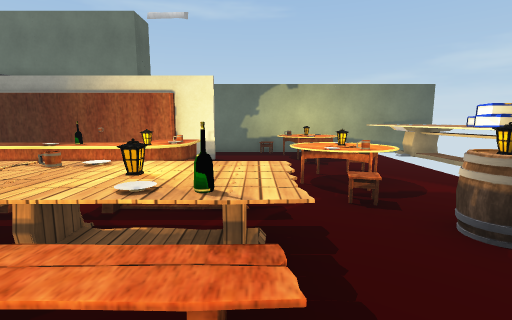
[1] (above)

21 first-person views from a walk through a Unity game level. The camera is 1.4 m above the floor, tilts 8° down and sees 85° across. The floor is counted in squares, 1.2 m on a side. Each view is taken from the middle of a square. On the plan, view 1 faces up. The plan holds only what a view shows up to about 12 squares ahead; the rest is blank. The place goes on beyond the plan. The player character is not drawn. Some animated figures are not drawn. Some surface patterns are stand-ins.

[2]
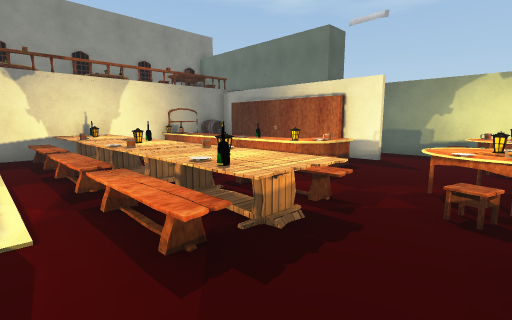

[3]
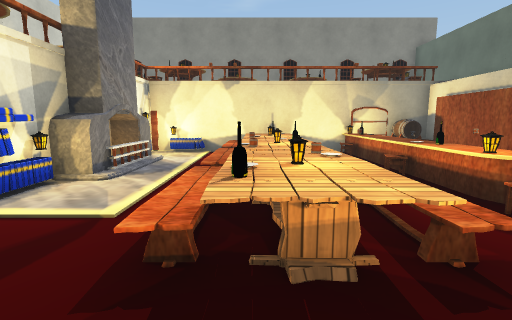

[4]
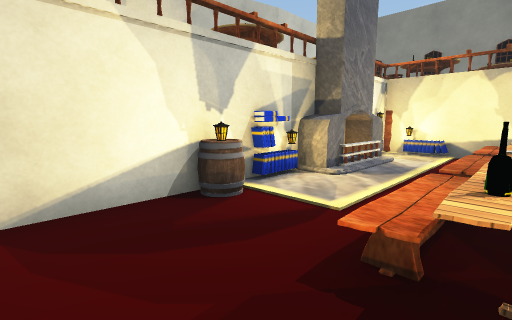

[5]
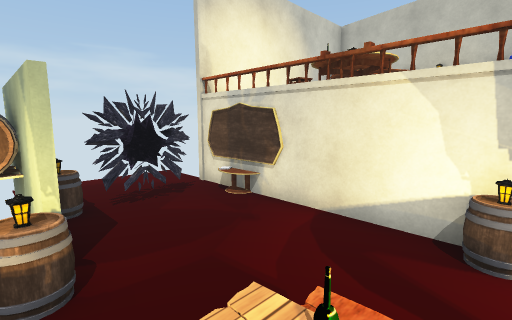

[6]
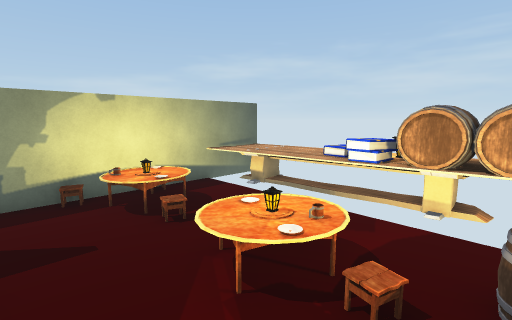

[7]
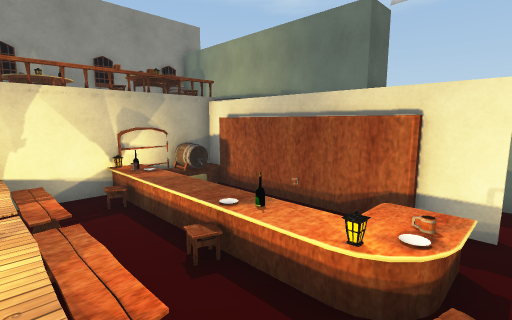

[8]
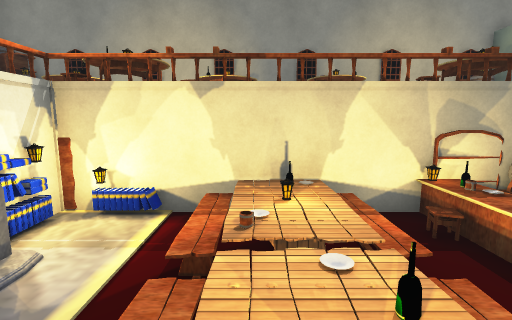

[9]
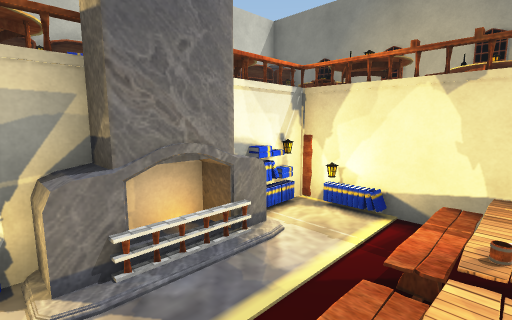

[10]
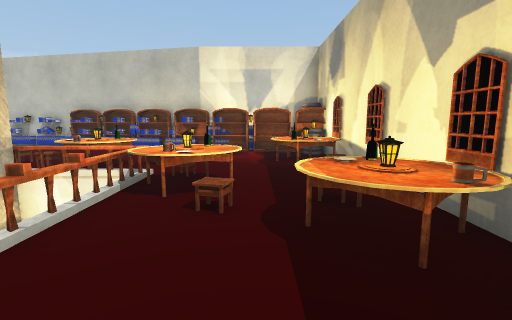

[11]
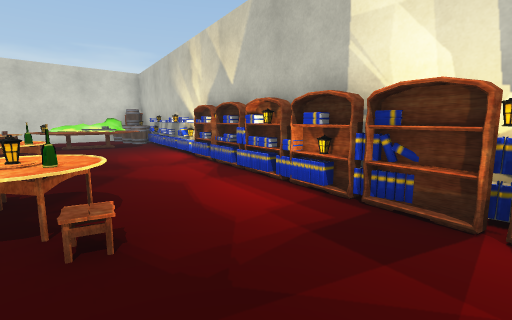

[12]
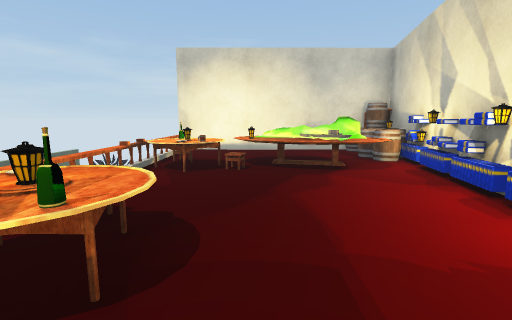

[13]
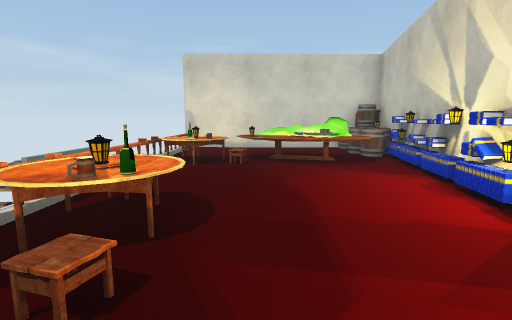

[14]
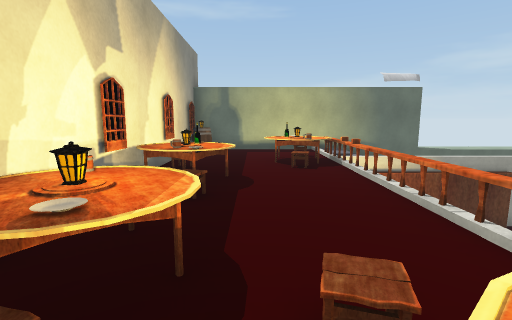

[15]
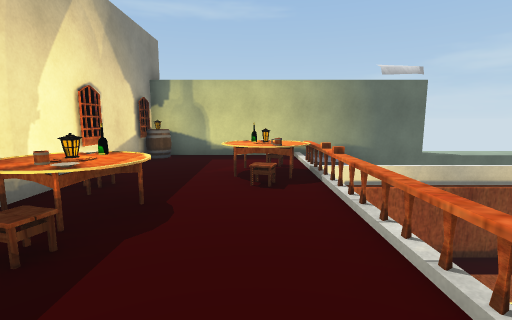

[16]
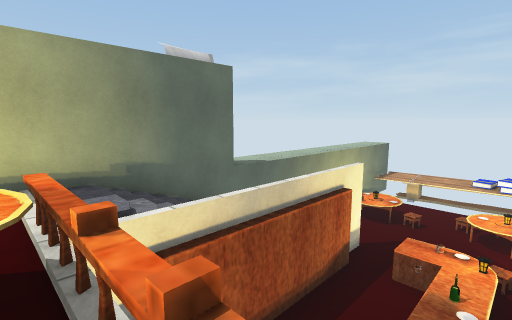

[17]
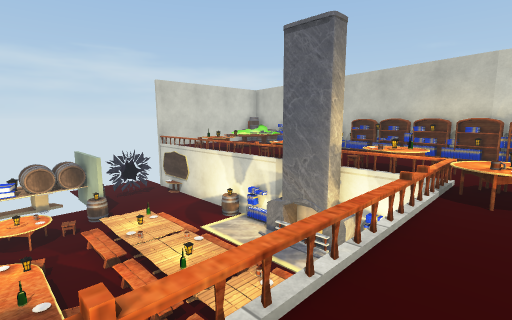

[18]
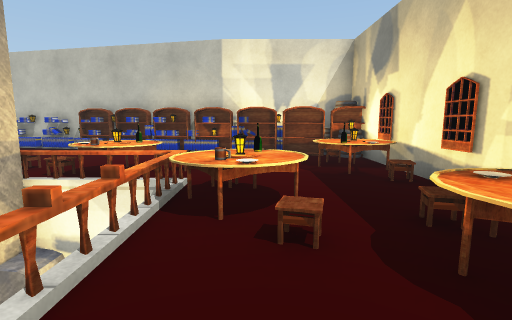

[19]
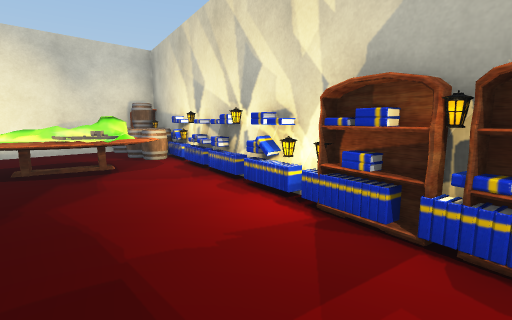

[20]
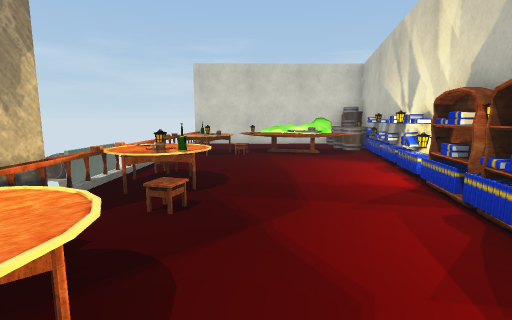

[21]
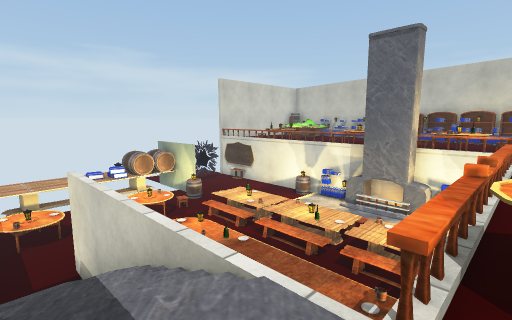

### Floor plan
Key: @ floor where view 1 was taken; # wall or solid block; . main floor; - floor 2.25 m lower than the main floor; _ floor 3 m lower than the main floor; / step, stairs or slope; = window, fence, low wall or low ledge; ^ raised ledge; v drop or lower ground; O other object.
Columns run from 14 left of view 1 to 7 right of it. Each row starts with its distance up from view 1.
 11 ######################
 10 #OO..../// //__OO_^^^
  9 #......//////__OO_^^^
  8 #...OOvOOOOO#___O_^^^
  7 #/.. #^=____^_____^^^
  6 #/../.O===#OO__OO_^^^
  5 #OO...=////=O/_OOO_#O
  4 #OO.../////////____OO
  3 #.....=-O=/O/--_OO_OO
  2 #OO...--v--//-O__##OO
  1 #OO.../////////____#
  0 #.O.O.=_______@____#
 -1 #...=#O_^=#__O_____O
 -2 #...=OO#^#^O#Ov###O##
 -3 ##O...=#O.OOO..OO
 -4 ##=....=...OO...OO
 -5 ##..............OOO
 -6  OO.............OO
 -7  OOOOO#O.O.....OOO .#
 -8       ###OOOO...OOO.#
 -9            #####OOOOO
-10                ####OO

Positions as (right, up) in squares from view 1, and headings:
1: (0, 0), facing up
2: (2, 0), facing up-left
3: (2, 2), facing left
4: (2, 2), facing down-left
5: (-1, 3), facing down-right
6: (-1, 3), facing up-right
7: (-1, 3), facing up-left
8: (-3, 2), facing left
9: (-3, 2), facing down-left
10: (-11, 4), facing down
11: (-11, -3), facing down-right
12: (-5, -5), facing right
13: (-6, -5), facing right
14: (-11, -1), facing up
15: (-10, 1), facing up
16: (-9, 5), facing up-right
17: (-10, 6), facing down-right
18: (-10, 3), facing down
19: (-5, -5), facing down-right
20: (-8, -5), facing right
21: (-9, 10), facing down-right
